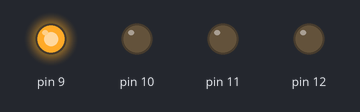
Simulated run of this sketch. Board: Arduino Uno, built with avr-gcc and run on an emulated ATmega328P. On the bench: output pins drawn as LEDs (lit = HIGH).

Above: at 0.5 s.
At 2.5 s:
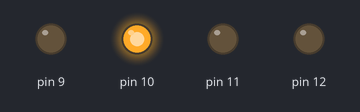
At 4.5 s:
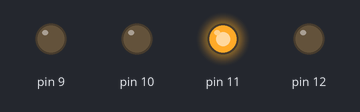
At 6.5 s:
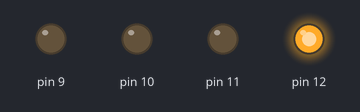
At 9.5 s:
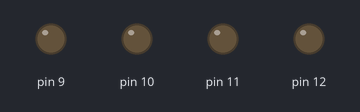
Timing chart, 0 to 10.4 s (numbered marks = the images above):
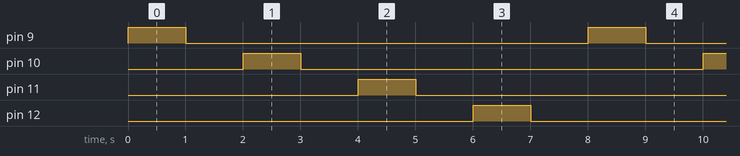

Measured:
- by itself, pin 9–12: alternates HIGH for 1.0 s and LOW for 7.0 s
- by itself, everything shown: repeats every 8.0 s, in 8 steps

The sketch:

smashing_sango_borwo1.ino
```cpp
// C++ code
//
void setup()
{
  pinMode(9, OUTPUT);
  pinMode(10, OUTPUT);
  pinMode(11, OUTPUT);
  pinMode(12, OUTPUT);
}

void loop()
{
  digitalWrite(9, HIGH);// ligado
  delay(1000); // tempo ligado
  digitalWrite(9, LOW);// desligado
  delay(1000);

  digitalWrite(10, HIGH);
  delay(1000);
  digitalWrite(10, LOW);
  delay(1000);

  digitalWrite(11, HIGH);
  delay(1000);
  digitalWrite(11, LOW);
  delay(1000);

  digitalWrite(12, HIGH);
  delay(1000);
  digitalWrite(12, LOW);
  delay(1000);
}
```
